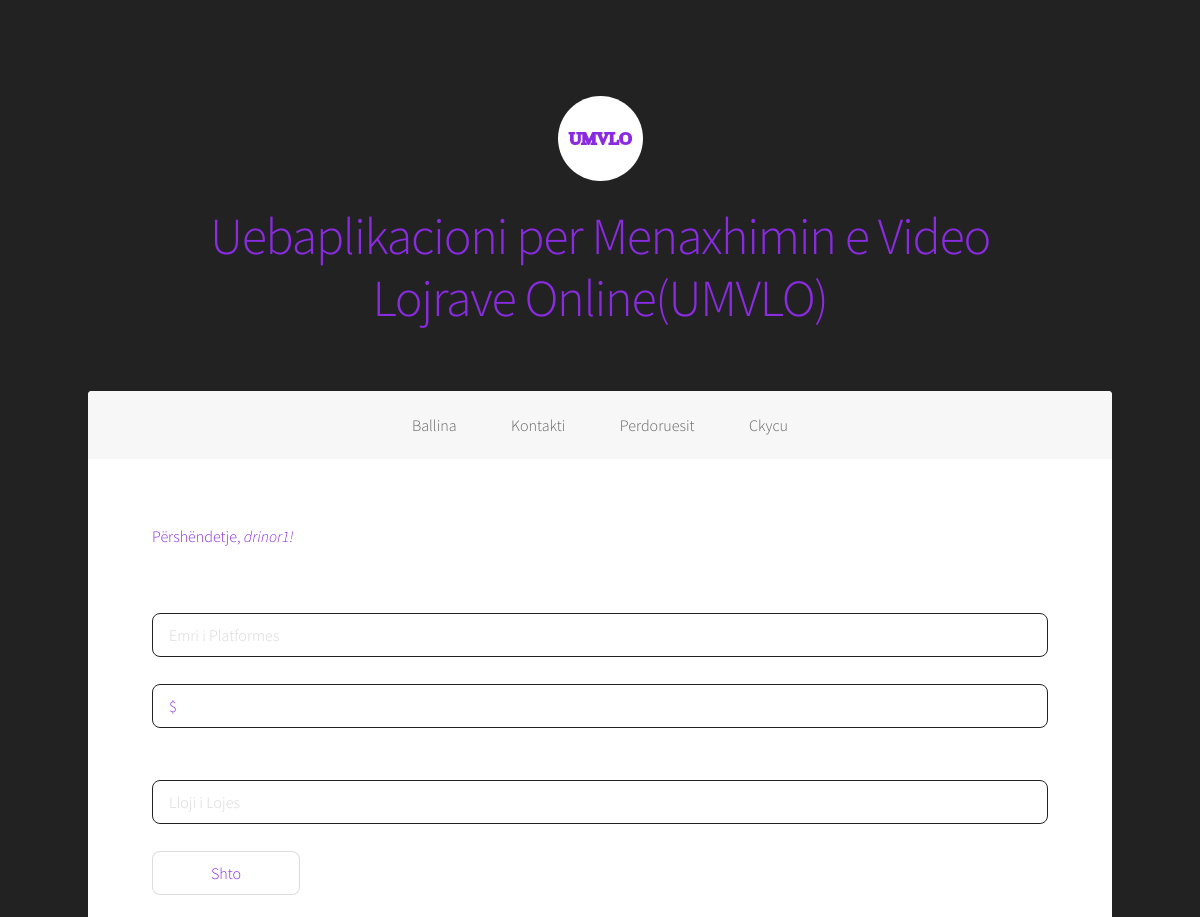
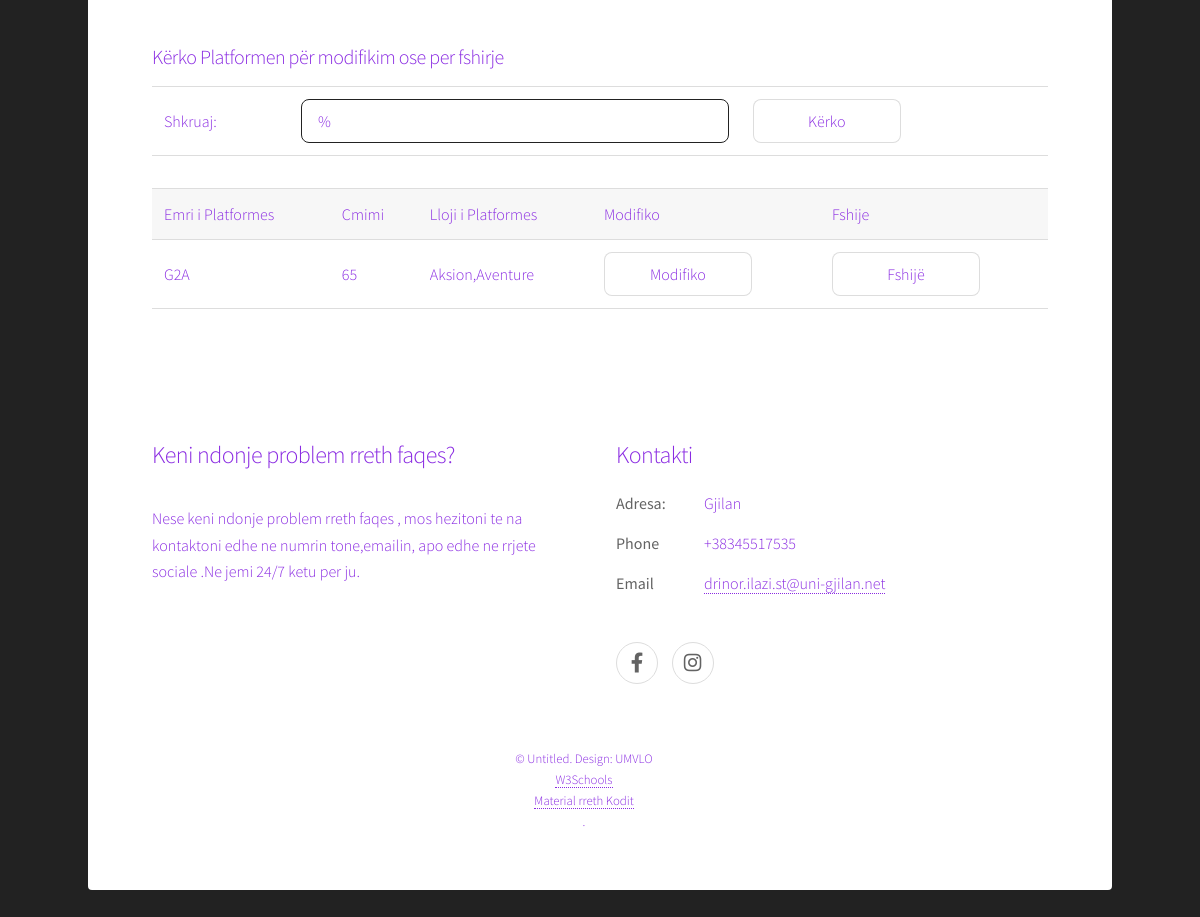
The app's page /ModuliAdministratorit/Platforma.php?term=G2A (signed in) with its own data (2 pictures, top to bottom).
### tables this page shows
CREATE TABLE `umvlo_tedhenat` (
  `ID_Dhenat` int(11) NOT NULL,
  `Titulli` varchar(222) NOT NULL,
  `Pershkrimi` varchar(1000) NOT NULL,
  `Dosja` mediumblob NOT NULL,
  `PamjaFaqes` varchar(255) NOT NULL
);

CREATE TABLE `umvlo_perdoruesi` (
  `pid` int(11) NOT NULL,
  `perdoruesi` varchar(111) NOT NULL,
  `password` varchar(222) NOT NULL,
  `email` varchar(222) NOT NULL
);

CREATE TABLE `umvlo_platforma` (
  `ID_platforma` int(11) NOT NULL,
  `Emri_p` varchar(222) NOT NULL,
  `Cmimi_Plat` varchar(500) NOT NULL,
  `Lloji` varchar(222) NOT NULL
);

### ModuliAdministratorit/kontrolla.php (called while the page is built, shortened)
<?php
include('konfigurimi.php');
$user_check=$_SESSION['perdoruesi'];
$ses_sql = mysqli_query($conn,"SELECT perdoruesi FROM umvlo_perdoruesi WHERE perdoruesi='$user_check' ");
$row=mysqli_fetch_array($ses_sql,MYSQLI_ASSOC);
$login_user=$row['perdoruesi'];
?>

### ModuliAdministratorit/Platforma.php (the view, shortened to what this page needs)
<?php
	include("konfigurimi.php");
?>
<?php
include_once("kontrolla.php");
?>
<!DOCTYPE HTML>
<html>
	<head>
		<link rel="stylesheet" href="assets/css/main.css" />
	</head>
	<body class="is-preload">
			<div id="wrapper">
				<header id="header" class="alt">
						<?php include_once("koka.php"); ?>
                  </header>
				 <nav id="nav">
					<?php include_once("meny.php"); ?>
                  </nav>
				   <div id="main">
			<section id="intro" class="main">
								<div class="spotlight">
											<p style="text-align:right;">Përshëndetje, <em><?php  echo $login_user;?>!</em></p>
                                   </div>
                                    <div class="table-wrapper">
									<form method="post" action="shto_platformen.php">
										<div class="table-wrapper">
											<div class="col-6 col-12-small">
												<input type="text" name="Emri_p" id="Emri_p" value="" placeholder="Emri i Platformes" />
											<br>
											<input type="text" name="Cmimi_Plat" id="Cmimi_Plat" value="$" placeholder="Cmimi"/>
											<br>
											<br>
												<input type="text" name="Lloji" id="Lloji" value="" placeholder="Lloji i Lojes" />
											<br>
											<div class="col-6 col-12-xsmall">
												<ul class="actions">
													<li><input type="submit" name="shto_platformen" value="Shto"  /></li>
												</ul>
											</div>
										</div>
									</form>
									</div>
<div class="table-wrapper">
	<form action="" method="post">
	<table>
	<tr>
	<h3>Kërko Platformen për modifikim ose per fshirje</h3>
	</tr>
	<tr>
	<td>
	Shkruaj:
	</td>
	<td>
	<input type="text" name="term" placeholder="Emri ose Lloji i platformes" value="%"/>
</td>
<td> <input type="submit" value="Kërko" /></td>
</tr>
</table>
</div>
	<div class="table-wrapper">
<table width='80%' border=0>
	<div class="table-wrapper">
	<tr bgcolor='#222222'>
		<td>Emri i Platformes</td>
		<td>Cmimi </td>
		<td>Lloji i Platformes</td>
		<td>Modifiko</td>
		<td>Fshije</td>
	</tr>
<?php
if (!empty($_REQUEST['term'])) {
$term = mysqli_real_escape_string
($conn,$_REQUEST['term']);
$sql = mysqli_query($conn,
"SELECT * FROM umvlo_platforma
WHERE Emri_p LIKE '%".$term."%'
OR  Lloji LIKE '%".$term."%'");
while($row = mysqli_fetch_array($sql)) {
		echo "<tr>";
		echo "<td>".$row['Emri_p']."</td>";
		echo "<td>".$row['Cmimi_Plat']."</td>";
		echo "<td>".$row['Lloji']."</td>";
		echo "<td><a href=\"perditso_platformen.php?ID_platforma=$row[ID_platforma]\" class='button' >Modifiko</a></td>";
		echo "<td><a href=\"fshije_platformen.php?ID_platforma=$row[ID_platforma]\" onClick=\"return confirm('A jeni te sigurt se deshironi te fshini Platformen?')\" class='button'>Fshijë</a>
		</td></tr>";
	}
}
?>
</div>
	</table>
				</div>
			</section>
						<?php include_once("kemba.php"); ?>
			</div>
       </div>
	</body>
</html>

### ModuliAdministratorit/koka.php (shortened to what this page needs)
		<?php
          $result = mysqli_query($conn, "SELECT * FROM umvlo_tedhenat WHERE PamjaFaqes='KokaAdm'");
          while ($row = mysqli_fetch_assoc($result)) {
            extract($row);
          ?>
	<?php echo $Titulli ?>
	<h1><?php echo $Pershkrimi ?></h1>
<?php } ?>

### ModuliAdministratorit/meny.php (shortened to what this page needs)
		<?php
         $result = mysqli_query($conn, "SELECT * FROM umvlo_tedhenat WHERE PamjaFaqes='MenyAdm'");
         while ($row = mysqli_fetch_assoc($result)) {
           extract($row);
  	 echo $Pershkrimi;
}
         ?>

### ModuliAdministratorit/kemba.php (shortened to what this page needs)
<footer id="footer">
					<?php
            $result = mysqli_query($conn, "SELECT * FROM umvlo_tedhenat WHERE PamjaFaqes='Kemba_Pyt'");
            while ($row = mysqli_fetch_assoc($result)) {
              extract($row);
            ?>
						<section>
							<h2><?php echo $Titulli ?></h2>
							<p><?php echo $Pershkrimi; ?></p>
						</section>
			<?php } ?>
									<?php
            $result = mysqli_query($conn, "SELECT * FROM umvlo_tedhenat WHERE PamjaFaqes='Kemba_Linqe'");
            while ($row = mysqli_fetch_assoc($result)) {
              extract($row);
            ?>
						<section>
							<h2><?php echo $Titulli ?></h2>
							<?php echo $Pershkrimi; ?>
						</section>
			<?php } ?>
			<?php
            $result = mysqli_query($conn, "SELECT * FROM umvlo_tedhenat WHERE PamjaFaqes='Kemba_Drejtat'");
            while ($row = mysqli_fetch_assoc($result)) {
              extract($row);
            ?>
							<?php echo $Pershkrimi; ?>
			<?php } ?>
			</footer>

### records on screen
umvlo_tedhenat: Titulli (picture), Pershkrimi "Uebaplikacioni per Menaxhimin e Video Lojrave Online(UMVLO)"
umvlo_tedhenat: Pershkrimi "Ballina Kontakti Perdoruesit Ckycu"
umvlo_perdoruesi: perdoruesi "drinor1"
umvlo_platforma: Emri_p "G2A", Cmimi_Plat "65", Lloji "Aksion,Aventure"
umvlo_tedhenat: Titulli "Keni ndonje problem rreth faqes?", Pershkrimi "Nese keni ndonje problem rreth faqes , mos hezitoni te na kontaktoni edhe ne numrin tone,emailin, apo edhe ne rrjete sociale .Ne jemi 24/7 ketu per ju."
umvlo_tedhenat: Titulli "Kontakti", Pershkrimi "Adresa: Gjilan Phone +38345517535 Email drinor.ilazi.st@uni-gjilan.net"
umvlo_tedhenat: Pershkrimi "© Untitled. Design: UMVLO W3Schools Material rreth Kodit ."
